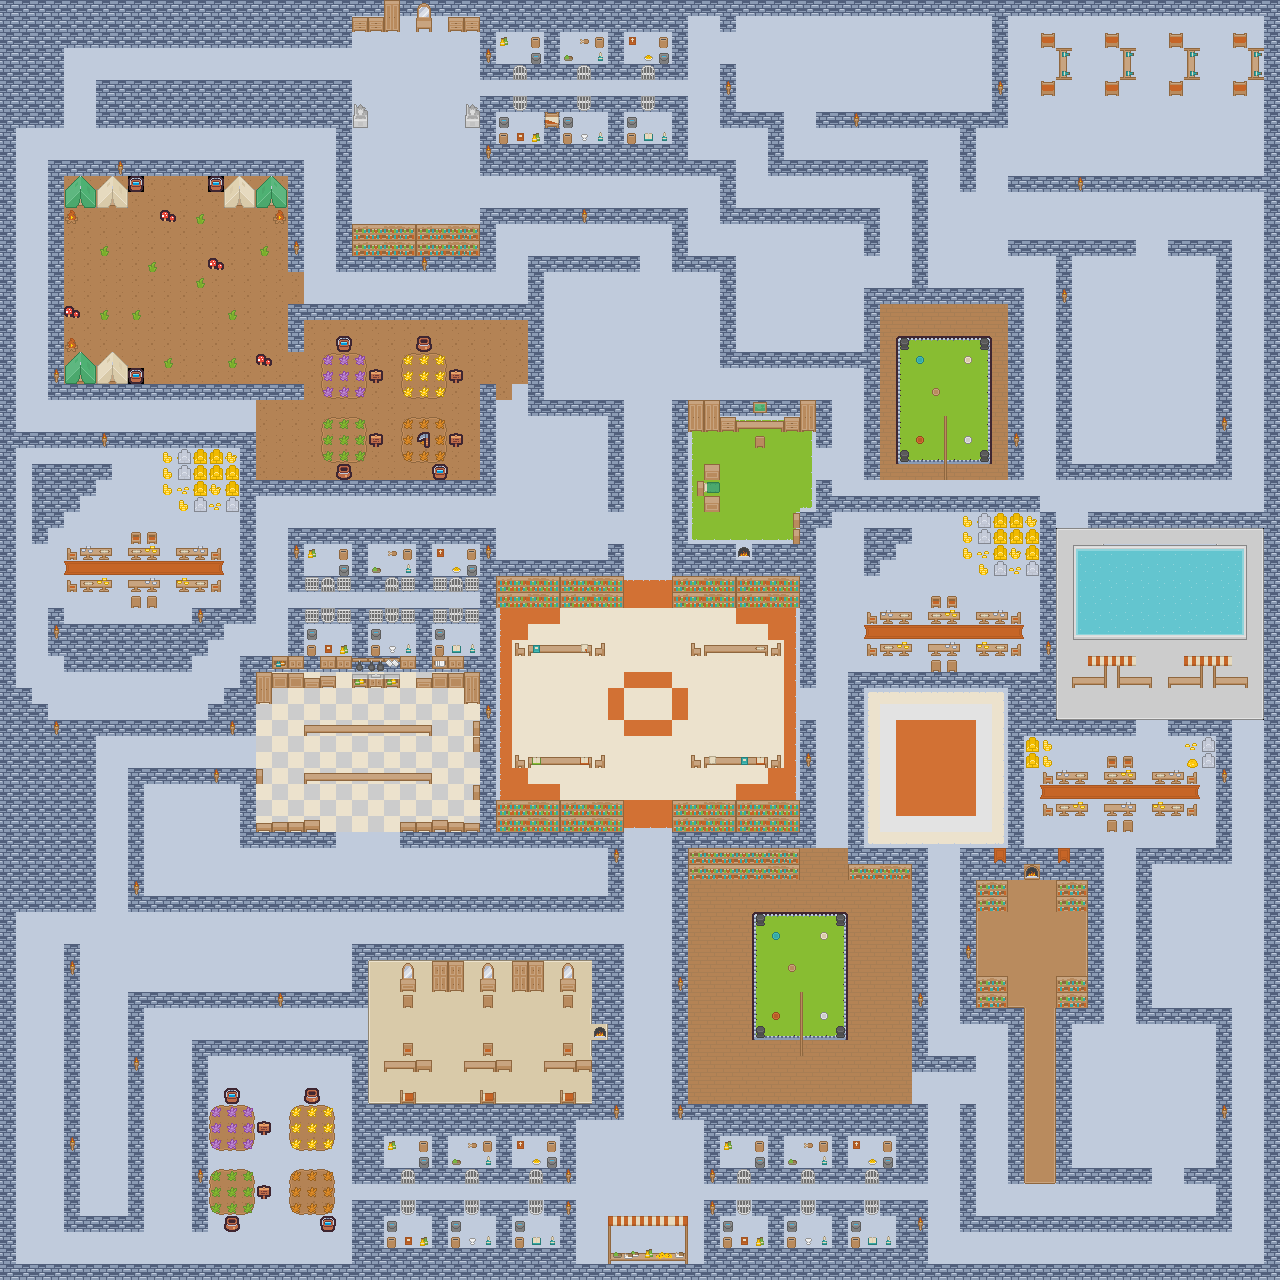

This game map was drawn from its Tiled (.tmx) file and the tilesets committed beside it. A one-line description and the trimmed map source follow:
An orthogonal 80x80 tile map with 16x16 px tiles, 7 tile layers (background, decorationC, obstacles, decorationB, ...), 3 tilesets.

<map version="1.10" tiledversion="1.11.2" orientation="orthogonal" renderorder="right-down" width="80" height="80" tilewidth="16" tileheight="16" infinite="0" nextlayerid="9" nextobjectid="1">
 <editorsettings>
  <export format="json" />
 </editorsettings>
 <tileset firstgid="1" name="animations" tilewidth="16" tileheight="16" tilecount="108" columns="18">
  <image source="../assets/animations.png" trans="000000" width="288" height="96" />
  <tile id="0">
   <properties>
    <property name="Coins" type="bool" value="true" />
    <property name="animationFrames" type="int" value="2" />
   </properties>
   <animation>
    <frame tileid="0" duration="150" />
    <frame tileid="1" duration="150" />
   </animation>
  </tile>
  <tile id="2">
   <properties>
    <property name="Coins" type="bool" value="true" />
    <property name="animationFrames" type="int" value="2" />
   </properties>
   <animation>
    <frame tileid="2" duration="150" />
    <frame tileid="3" duration="150" />
   </animation>
  </tile>
  <tile id="4">
   <properties>
    <property name="animationFrames" type="int" value="4" />
   </properties>
   <animation>
    <frame tileid="4" duration="300" />
    <frame tileid="5" duration="300" />
    <frame tileid="6" duration="300" />
    <frame tileid="7" duration="300" />
   </animation>
  </tile>
  <tile id="8">
   <properties>
    <property name="animationFrames" type="int" value="2" />
   </properties>
   <animation>
    <frame tileid="8" duration="150" />
    <frame tileid="9" duration="150" />
   </animation>
  </tile>
  <tile id="10">
   <properties>
    <property name="animationFrames" type="int" value="2" />
   </properties>
   <animation>
    <frame tileid="10" duration="150" />
    <frame tileid="11" duration="150" />
   </animation>
  </tile>
  <tile id="12">
   <properties>
    <property name="animationFrames" type="int" value="4" />
   </properties>
   <animation>
    <frame tileid="12" duration="300" />
    <frame tileid="13" duration="300" />
    <frame tileid="14" duration="300" />
    <frame tileid="15" duration="300" />
   </animation>
  </tile>
  <tile id="16">
   <properties>
    <property name="Coins" type="bool" value="true" />
    <property name="animationFrames" type="int" value="2" />
   </properties>
   <animation>
    <frame tileid="16" duration="300" />
    <frame tileid="17" duration="300" />
   </animation>
  </tile>
  <tile id="18">
   <properties>
    <property name="animationFrames" type="int" value="2" />
   </properties>
   <animation>
    <frame tileid="18" duration="300" />
    <frame tileid="19" duration="300" />
   </animation>
  </tile>
  <tile id="20">
   <properties>
    <property name="animationFrames" type="int" value="2" />
   </properties>
   <animation>
    <frame tileid="20" duration="300" />
    <frame tileid="21" duration="300" />
   </animation>
  </tile>
  <tile id="22">
   <properties>
    <property name="animationFrames" type="int" value="4" />
   </properties>
   <animation>
    <frame tileid="22" duration="300" />
    <frame tileid="23" duration="300" />
    <frame tileid="24" duration="300" />
    <frame tileid="25" duration="300" />
   </animation>
  </tile>
  <tile id="26">
   <properties>
    <property name="animationFrames" type="int" value="2" />
   </properties>
   <animation>
    <frame tileid="26" duration="300" />
    <frame tileid="27" duration="300" />
   </animation>
  </tile>
  <tile id="28">
   <properties>
    <property name="animationFrames" type="int" value="2" />
   </properties>
   <animation>
    <frame tileid="28" duration="300" />
    <frame tileid="29" duration="300" />
   </animation>
  </tile>
  <tile id="30">
   <properties>
    <property name="animationFrames" type="int" value="2" />
   </properties>
   <animation>
    <frame tileid="30" duration="300" />
    <frame tileid="31" duration="300" />
   </animation>
  </tile>
  <tile id="32">
   <properties>
    <property name="animationFrames" type="int" value="2" />
   </properties>
   <animation>
    <frame tileid="32" duration="300" />
    <frame tileid="33" duration="300" />
   </animation>
  </tile>
  <tile id="34">
   <properties>
    <property name="animationFrames" type="int" value="2" />
   </properties>
   <animation>
    <frame tileid="34" duration="300" />
    <frame tileid="35" duration="300" />
   </animation>
  </tile>
  <tile id="36">
   <properties>
    <property name="animationFrames" type="int" value="2" />
   </properties>
   <animation>
    <frame tileid="36" duration="300" />
    <frame tileid="37" duration="300" />
   </animation>
  </tile>
  <tile id="38">
   <properties>
    <property name="animationFrames" type="int" value="2" />
   </properties>
   <animation>
    <frame tileid="38" duration="300" />
    <frame tileid="39" duration="300" />
   </animation>
  </tile>
  <tile id="40">
   <properties>
    <property name="animationFrames" type="int" value="2" />
   </properties>
   <animation>
    <frame tileid="40" duration="300" />
    <frame tileid="41" duration="300" />
   </animation>
  </tile>
  <tile id="42">
   <properties>
    <property name="animationFrames" type="int" value="2" />
   </properties>
   <animation>
    <frame tileid="42" duration="300" />
    <frame tileid="43" duration="300" />
   </animation>
  </tile>
  <tile id="44">
   <properties>
    <property name="animationFrames" type="int" value="2" />
   </properties>
   <animation>
    <frame tileid="44" duration="300" />
    <frame tileid="45" duration="300" />
   </animation>
  </tile>
  <tile id="46">
   <properties>
    <property name="animationFrames" type="int" value="2" />
   </properties>
   <animation>
    <frame tileid="46" duration="300" />
    <frame tileid="47" duration="300" />
   </animation>
  </tile>
  <tile id="48">
   <properties>
    <property name="animationFrames" type="int" value="2" />
   </properties>
   <animation>
    <frame tileid="48" duration="300" />
    <frame tileid="49" duration="300" />
   </animation>
  </tile>
  <tile id="50">
   <properties>
    <property name="animationFrames" type="int" value="2" />
   </properties>
   <animation>
    <frame tileid="50" duration="300" />
    <frame tileid="51" duration="300" />
   </animation>
  </tile>
  <tile id="52">
   <properties>
    <property name="animationFrames" type="int" value="2" />
   </properties>
   <animation>
    <frame tileid="52" duration="300" />
    <frame tileid="53" duration="300" />
   </animation>
  </tile>
  <tile id="54">
   <properties>
    <property name="animationFrames" type="int" value="2" />
   </properties>
   <animation>
    <frame tileid="54" duration="300" />
    <frame tileid="55" duration="300" />
   </animation>
  </tile>
  <tile id="56">
   <properties>
    <property name="animationFrames" type="int" value="2" />
   </properties>
   <animation>
    <frame tileid="56" duration="300" />
    <frame tileid="57" duration="300" />
   </animation>
  </tile>
  <tile id="58">
   <properties>
    <property name="animationFrames" type="int" value="2" />
   </properties>
   <animation>
    <frame tileid="58" duration="300" />
    <frame tileid="59" duration="300" />
   </animation>
  </tile>
  <tile id="60">
   <properties>
    <property name="animationFrames" type="int" value="2" />
   </properties>
   <animation>
    <frame tileid="60" duration="300" />
    <frame tileid="61" duration="300" />
   </animation>
  </tile>
  <tile id="62">
   <properties>
    <property name="animationFrames" type="int" value="2" />
   </properties>
   <animation>
    <frame tileid="62" duration="300" />
    <frame tileid="63" duration="300" />
   </animation>
  </tile>
  <tile id="64">
   <properties>
    <property name="animationFrames" type="int" value="2" />
   </properties>
   <animation>
    <frame tileid="64" duration="300" />
    <frame tileid="65" duration="300" />
   </animation>
  </tile>
  <tile id="66">
   <properties>
    <property name="animationFrames" type="int" value="2" />
   </properties>
   <animation>
    <frame tileid="66" duration="300" />
    <frame tileid="67" duration="300" />
   </animation>
  </tile>
  <tile id="68">
   <properties>
    <property name="animationFrames" type="int" value="2" />
   </properties>
   <animation>
    <frame tileid="68" duration="300" />
    <frame tileid="69" duration="300" />
   </animation>
  </tile>
  <tile id="70">
   <properties>
    <property name="animationFrames" type="int" value="2" />
   </properties>
   <animation>
    <frame tileid="70" duration="300" />
    <frame tileid="71" duration="300" />
   </animation>
  </tile>
  <tile id="88">
   <properties>
    <property name="animationFrames" type="int" value="2" />
   </properties>
   <animation>
    <frame tileid="88" duration="200" />
    <frame tileid="89" duration="200" />
   </animation>
  </tile>
 </tileset>
 <tileset firstgid="109" name="insideSheet1" tilewidth="16" tileheight="16" spacing="1" tilecount="1767" columns="57">
  <image source="../assets/insideSheet1.png" trans="000000" width="968" height="526" />
 </tileset>
 <tileset firstgid="1876" name="outsideSheet1" tilewidth="16" tileheight="16" spacing="1" tilecount="132" columns="12">
  <image source="../assets/outsideSheet1.png" trans="000000" width="203" height="186" />
 </tileset>
 <layer id="6" name="background" width="80" height="80">
  <data>[6400 cells, 6399 non-empty, 23 distinct tile ids]</data>
 </layer>
 <layer id="8" name="decorationC" width="80" height="80">
  <data>[6400 cells, 1041 non-empty, 75 distinct tile ids]</data>
 </layer>
 <layer id="5" name="obstacles" width="80" height="80">
  <data>[6400 cells, 2211 non-empty, 85 distinct tile ids]</data>
 </layer>
 <layer id="3" name="decorationB" width="80" height="80">
  <data>[6400 cells, 297 non-empty, 51 distinct tile ids]</data>
 </layer>
 <layer id="4" name="damageLayer" width="80" height="80">
  <data>[6400 cells, 3 non-empty, 1 distinct tile ids]</data>
 </layer>
 <layer id="2" name="decorationA" width="80" height="80">
  <data>[6400 cells, 102 non-empty, 16 distinct tile ids]</data>
 </layer>
 <layer id="7" name="collectables" width="80" height="80">
  <data>[6400 cells, 0 non-empty, 0 distinct tile ids]</data>
 </layer>
</map>
